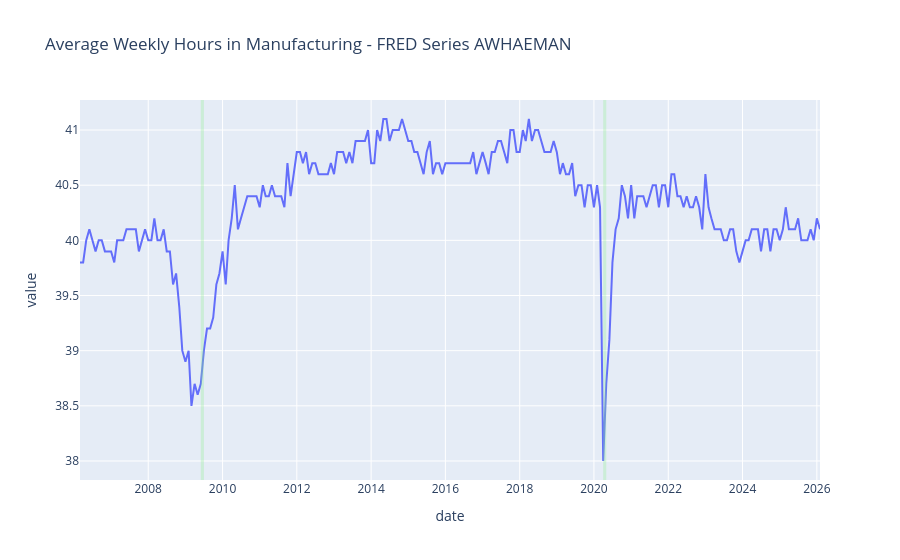
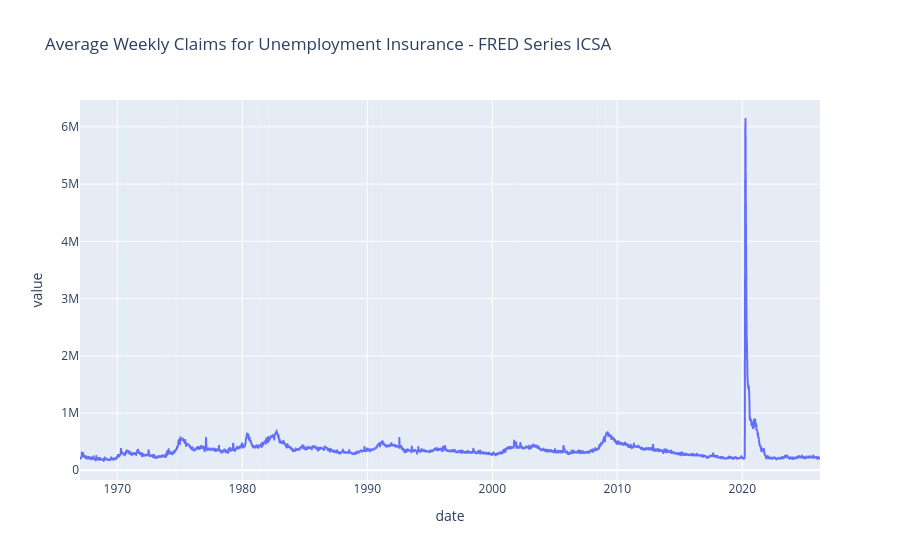
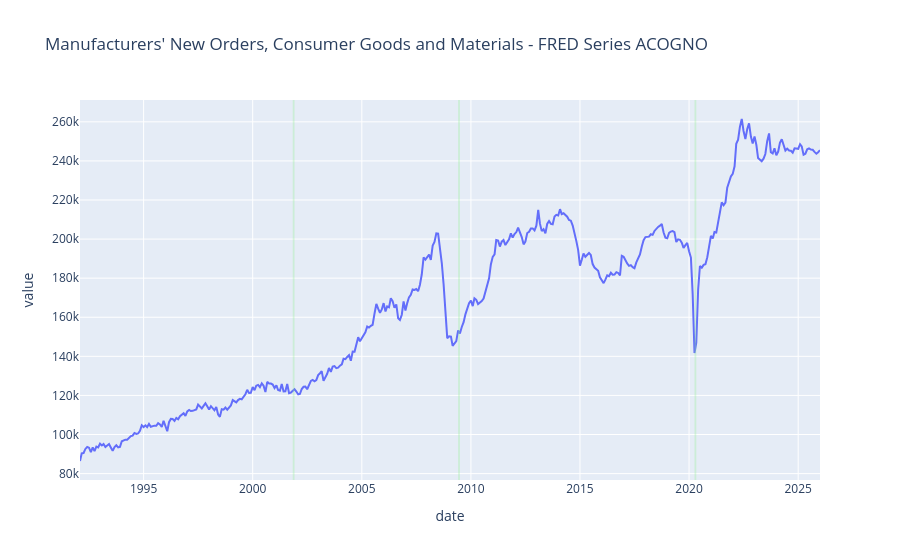
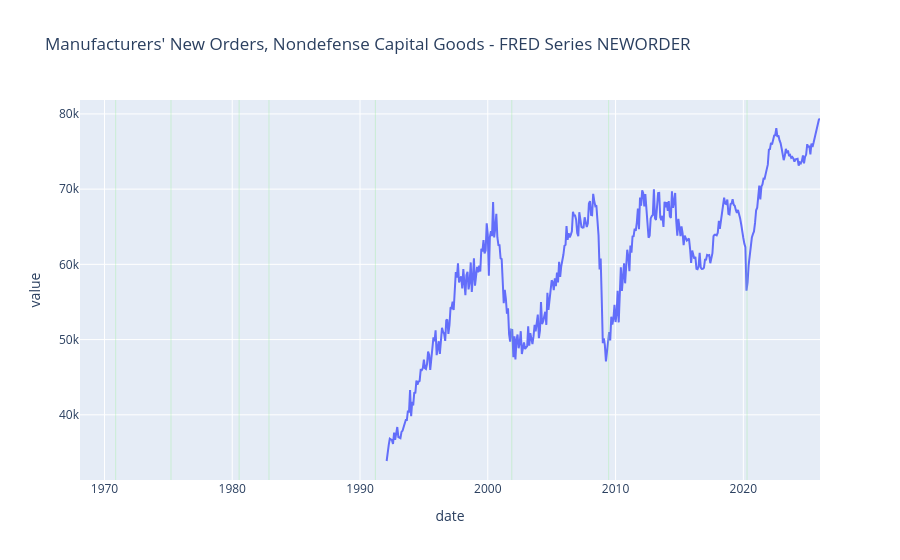

Notebook code cell kept with these figures, in order:
### Code cell
for series in series_dict.keys():
    try:
        t_df = get_data_series(series_dict[series])
        # Convert to a pandas DataFrame
        df = pd.DataFrame(t_df)
        df['date'] = pd.to_datetime(df['date'], errors="coerce")
        df['value'] = pd.to_numeric(df['value'], errors="coerce")
        df['recession'] = df.apply(get_value, axis=1)
        
        df.head()
        #df.plot(x='date',y='value', title='Average Weekly Claims for Unemployment Insurance')

        fig = px.line(df, x='date', y='value', title=f"{series_names[series]} - FRED Series {series_dict[series]}")

        #Shade recession areas
        for i in range(len(df) - 1):
            current_category = df['recession'].iloc[i]
            next_category = df['recession'].iloc[i+1]
            recession_start = df['date'].iloc[0]
            if current_category != next_category:
                if(current_category==1):
                    fig.add_vrect(
                        #Want start to be start of recessionary period
                        x0=df['date'].iloc[i],
                        x1=df['date'].iloc[i+1],
                        fillcolor='lightgreen',
                        opacity=0.3,
                        line_width=0,
                    )
                elif(current_category==0):
                    recession_start=df['date'].iloc[i+1]
        #fig.update_xaxes(
        #    range=[DESIRED_START_DATE, datetime.today().strftime('%Y-%m-%d')] # Set the start and end dates as strings or datetime objects
        #)
        fig.show()
    except Exception as e:
        print(e)

### Figure 1 — Plotly figure (JSON) as saved in the notebook; plotly's stock layout.template omitted (floating-point values rounded to 4 significant figures; data arrays with more than 128 entries replaced by an {"elided": "..."} marker saying what was removed)
{"data": [{"hovertemplate": "date=%{x}<br>value=%{y}<extra></extra>", "legendgroup": "", "line": {"color": "#636efa", "dash": "solid"}, "marker": {"symbol": "circle"}, "mode": "lines", "name": "", "orientation": "v", "showlegend": false, "type": "scatter", "x": {"elided": "240 str values"}, "xaxis": "x", "y": {"elided": "240 float values"}, "yaxis": "y"}], "layout": {"legend": {"tracegroupgap": 0}, "shapes": [{"fillcolor": "lightgreen", "line": {"width": 0}, "opacity": 0.3, "type": "rect", "x0": "2009-06-01T00:00:00", "x1": "2009-07-01T00:00:00", "xref": "x", "y0": 0, "y1": 1, "yref": "y domain"}, {"fillcolor": "lightgreen", "line": {"width": 0}, "opacity": 0.3, "type": "rect", "x0": "2020-04-01T00:00:00", "x1": "2020-05-01T00:00:00", "xref": "x", "y0": 0, "y1": 1, "yref": "y domain"}], "title": {"text": "Average Weekly Hours in Manufacturing - FRED Series AWHAEMAN"}, "xaxis": {"anchor": "y", "domain": [0, 1], "title": {"text": "date"}}, "yaxis": {"anchor": "x", "domain": [0, 1], "title": {"text": "value"}}}}

### Figure 2 — Plotly figure (JSON) as saved in the notebook; plotly's stock layout.template omitted (floating-point values rounded to 4 significant figures; data arrays with more than 128 entries replaced by an {"elided": "..."} marker saying what was removed)
{"data": [{"hovertemplate": "date=%{x}<br>value=%{y}<extra></extra>", "legendgroup": "", "line": {"color": "#636efa", "dash": "solid"}, "marker": {"symbol": "circle"}, "mode": "lines", "name": "", "showlegend": false, "type": "scattergl", "x": {"elided": "3090 str values"}, "xaxis": "x", "y": {"elided": "3090 int values"}, "yaxis": "y"}], "layout": {"legend": {"tracegroupgap": 0}, "shapes": [{"fillcolor": "lightgreen", "line": {"width": 0}, "opacity": 0.3, "type": "rect", "x0": "1970-08-01T00:00:00", "x1": "1970-08-08T00:00:00", "xref": "x", "y0": 0, "y1": 1, "yref": "y domain"}, {"fillcolor": "lightgreen", "line": {"width": 0}, "opacity": 0.3, "type": "rect", "x0": "1973-12-01T00:00:00", "x1": "1973-12-08T00:00:00", "xref": "x", "y0": 0, "y1": 1, "yref": "y domain"}, {"fillcolor": "lightgreen", "line": {"width": 0}, "opacity": 0.3, "type": "rect", "x0": "1974-06-01T00:00:00", "x1": "1974-06-08T00:00:00", "xref": "x", "y0": 0, "y1": 1, "yref": "y domain"}, {"fillcolor": "lightgreen", "line": {"width": 0}, "opacity": 0.3, "type": "rect", "x0": "1975-02-01T00:00:00", "x1": "1975-02-08T00:00:00", "xref": "x", "y0": 0, "y1": 1, "yref": "y domain"}, {"fillcolor": "lightgreen", "line": {"width": 0}, "opacity": 0.3, "type": "rect", "x0": "1975-03-01T00:00:00", "x1": "1975-03-08T00:00:00", "xref": "x", "y0": 0, "y1": 1, "yref": "y domain"}, {"fillcolor": "lightgreen", "line": {"width": 0}, "opacity": 0.3, "type": "rect", "x0": "1980-03-01T00:00:00", "x1": "1980-03-08T00:00:00", "xref": "x", "y0": 0, "y1": 1, "yref": "y domain"}, {"fillcolor": "lightgreen", "line": {"width": 0}, "opacity": 0.3, "type": "rect", "x0": "1981-08-01T00:00:00", "x1": "1981-08-08T00:00:00", "xref": "x", "y0": 0, "y1": 1, "yref": "y domain"}, {"fillcolor": "lightgreen", "line": {"width": 0}, "opacity": 0.3, "type": "rect", "x0": "1982-05-01T00:00:00", "x1": "1982-05-08T00:00:00", "xref": "x", "y0": 0, "y1": 1, "yref": "y domain"}, {"fillcolor": "lightgreen", "line": {"width": 0}, "opacity": 0.3, "type": "rect", "x0": "1990-09-01T00:00:00", "x1": "1990-09-08T00:00:00", "xref": "x", "y0": 0, "y1": 1, "yref": "y domain"}, {"fillcolor": "lightgreen", "line": {"width": 0}, "opacity": 0.3, "type": "rect", "x0": "1990-12-01T00:00:00", "x1": "1990-12-08T00:00:00", "xref": "x", "y0": 0, "y1": 1, "yref": "y domain"}, {"fillcolor": "lightgreen", "line": {"width": 0}, "opacity": 0.3, "type": "rect", "x0": "2001-09-01T00:00:00", "x1": "2001-09-08T00:00:00", "xref": "x", "y0": 0, "y1": 1, "yref": "y domain"}, {"fillcolor": "lightgreen", "line": {"width": 0}, "opacity": 0.3, "type": "rect", "x0": "2008-03-01T00:00:00", "x1": "2008-03-08T00:00:00", "xref": "x", "y0": 0, "y1": 1, "yref": "y domain"}, {"fillcolor": "lightgreen", "line": {"width": 0}, "opacity": 0.3, "type": "rect", "x0": "2008-11-01T00:00:00", "x1": "2008-11-08T00:00:00", "xref": "x", "y0": 0, "y1": 1, "yref": "y domain"}], "title": {"text": "Average Weekly Claims for Unemployment Insurance - FRED Series ICSA"}, "xaxis": {"anchor": "y", "domain": [0, 1], "title": {"text": "date"}}, "yaxis": {"anchor": "x", "domain": [0, 1], "title": {"text": "value"}}}}

### Figure 3 — Plotly figure (JSON) as saved in the notebook; plotly's stock layout.template omitted (floating-point values rounded to 4 significant figures; data arrays with more than 128 entries replaced by an {"elided": "..."} marker saying what was removed)
{"data": [{"hovertemplate": "date=%{x}<br>value=%{y}<extra></extra>", "legendgroup": "", "line": {"color": "#636efa", "dash": "solid"}, "marker": {"symbol": "circle"}, "mode": "lines", "name": "", "orientation": "v", "showlegend": false, "type": "scatter", "x": {"elided": "408 str values"}, "xaxis": "x", "y": {"elided": "408 float values"}, "yaxis": "y"}], "layout": {"legend": {"tracegroupgap": 0}, "shapes": [{"fillcolor": "lightgreen", "line": {"width": 0}, "opacity": 0.3, "type": "rect", "x0": "2001-11-01T00:00:00", "x1": "2001-12-01T00:00:00", "xref": "x", "y0": 0, "y1": 1, "yref": "y domain"}, {"fillcolor": "lightgreen", "line": {"width": 0}, "opacity": 0.3, "type": "rect", "x0": "2009-06-01T00:00:00", "x1": "2009-07-01T00:00:00", "xref": "x", "y0": 0, "y1": 1, "yref": "y domain"}, {"fillcolor": "lightgreen", "line": {"width": 0}, "opacity": 0.3, "type": "rect", "x0": "2020-04-01T00:00:00", "x1": "2020-05-01T00:00:00", "xref": "x", "y0": 0, "y1": 1, "yref": "y domain"}], "title": {"text": "Manufacturers' New Orders, Consumer Goods and Materials - FRED Series ACOGNO"}, "xaxis": {"anchor": "y", "domain": [0, 1], "title": {"text": "date"}}, "yaxis": {"anchor": "x", "domain": [0, 1], "title": {"text": "value"}}}}

### Figure 4 — Plotly figure (JSON) as saved in the notebook; plotly's stock layout.template omitted (floating-point values rounded to 4 significant figures; data arrays with more than 128 entries replaced by an {"elided": "..."} marker saying what was removed)
{"data": [{"hovertemplate": "date=%{x}<br>value=%{y}<extra></extra>", "legendgroup": "", "line": {"color": "#636efa", "dash": "solid"}, "marker": {"symbol": "circle"}, "mode": "lines", "name": "", "orientation": "v", "showlegend": false, "type": "scatter", "x": {"elided": "696 str values"}, "xaxis": "x", "y": {"elided": "696 float values"}, "yaxis": "y"}], "layout": {"legend": {"tracegroupgap": 0}, "shapes": [{"fillcolor": "lightgreen", "line": {"width": 0}, "opacity": 0.3, "type": "rect", "x0": "1970-11-01T00:00:00", "x1": "1970-12-01T00:00:00", "xref": "x", "y0": 0, "y1": 1, "yref": "y domain"}, {"fillcolor": "lightgreen", "line": {"width": 0}, "opacity": 0.3, "type": "rect", "x0": "1975-03-01T00:00:00", "x1": "1975-04-01T00:00:00", "xref": "x", "y0": 0, "y1": 1, "yref": "y domain"}, {"fillcolor": "lightgreen", "line": {"width": 0}, "opacity": 0.3, "type": "rect", "x0": "1980-07-01T00:00:00", "x1": "1980-08-01T00:00:00", "xref": "x", "y0": 0, "y1": 1, "yref": "y domain"}, {"fillcolor": "lightgreen", "line": {"width": 0}, "opacity": 0.3, "type": "rect", "x0": "1982-11-01T00:00:00", "x1": "1982-12-01T00:00:00", "xref": "x", "y0": 0, "y1": 1, "yref": "y domain"}, {"fillcolor": "lightgreen", "line": {"width": 0}, "opacity": 0.3, "type": "rect", "x0": "1991-03-01T00:00:00", "x1": "1991-04-01T00:00:00", "xref": "x", "y0": 0, "y1": 1, "yref": "y domain"}, {"fillcolor": "lightgreen", "line": {"width": 0}, "opacity": 0.3, "type": "rect", "x0": "2001-11-01T00:00:00", "x1": "2001-12-01T00:00:00", "xref": "x", "y0": 0, "y1": 1, "yref": "y domain"}, {"fillcolor": "lightgreen", "line": {"width": 0}, "opacity": 0.3, "type": "rect", "x0": "2009-06-01T00:00:00", "x1": "2009-07-01T00:00:00", "xref": "x", "y0": 0, "y1": 1, "yref": "y domain"}, {"fillcolor": "lightgreen", "line": {"width": 0}, "opacity": 0.3, "type": "rect", "x0": "2020-04-01T00:00:00", "x1": "2020-05-01T00:00:00", "xref": "x", "y0": 0, "y1": 1, "yref": "y domain"}], "title": {"text": "Manufacturers' New Orders, Nondefense Capital Goods - FRED Series NEWORDER"}, "xaxis": {"anchor": "y", "domain": [0, 1], "title": {"text": "date"}}, "yaxis": {"anchor": "x", "domain": [0, 1], "title": {"text": "value"}}}}
